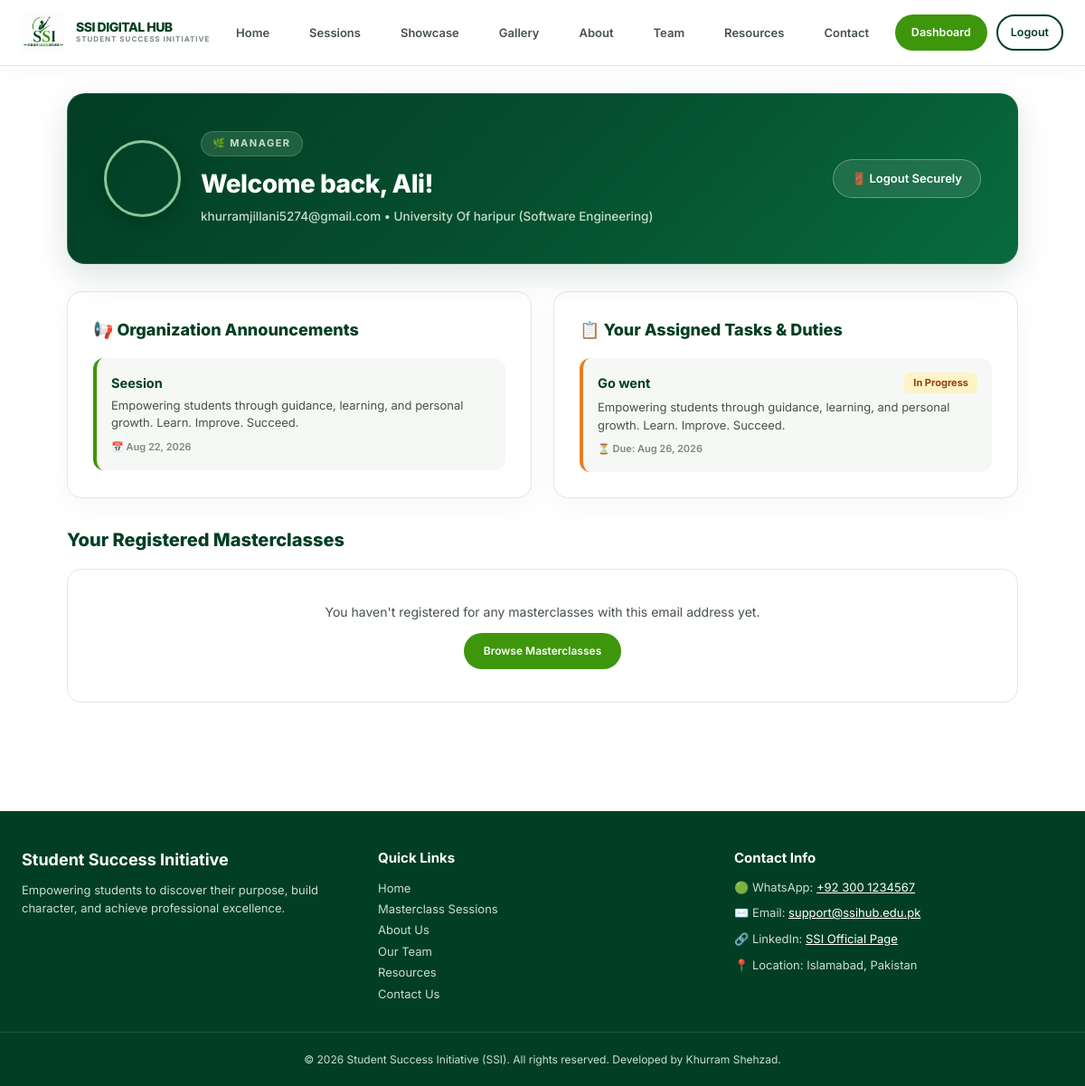
The app's page /dashboard/ (signed in) with its own data.
### core/models.py (models this page shows, shortened)
class TeamMember(models.Model):
    name = models.CharField(max_length=150)
    role = models.CharField(max_length=150)
    bio = models.TextField()
    photo = models.ImageField(upload_to='team_photos/', blank=True, null=True)
    linkedin_url = models.URLField(blank=True, null=True)
    order = models.PositiveIntegerField(default=0, help_text="Display order sequence")
    class Meta:
        ordering = ['order']

class StudentProfile(models.Model):
    user = models.OneToOneField(User, on_delete=models.CASCADE, related_name='profile')
    phone = models.CharField(max_length=50, blank=True, null=True)
    university = models.CharField(max_length=150, blank=True, null=True)
    department = models.CharField(max_length=150, blank=True, null=True)
    designation = models.CharField(max_length=100, default='Community Member', help_text="e.g. President, QA Lead, Member")
    profile_picture = models.ImageField(upload_to='profile_pics/', blank=True, null=True)

class Announcement(models.Model):
    title = models.CharField(max_length=200)
    content = models.TextField()
    created_at = models.DateTimeField(auto_now_add=True)

class TaskDuty(models.Model):
    STATUS_CHOICES = [
        ('Pending', 'Pending'),
        ('In Progress', 'In Progress'),
        ('Completed', 'Completed'),
    ]
    title = models.CharField(max_length=200)
    description = models.TextField()
    assigned_to = models.ForeignKey(User, on_delete=models.CASCADE, related_name='tasks', help_text="Select member to assign this task")
    status = models.CharField(max_length=50, choices=STATUS_CHOICES, default='Pending')
    due_date = models.DateField(blank=True, null=True)

### core/views.py (the view)
# urls.py: path('dashboard/', member_dashboard_view, name='member_dashboard'),
@login_required(login_url='member_login')
def member_dashboard_view(request):
    user_registrations = Registration.objects.filter(email=request.user.email)
    announcements = Announcement.objects.all().order_by('-created_at')
    user_tasks = TaskDuty.objects.filter(assigned_to=request.user)
    team_member_profile = TeamMember.objects.filter(name__iexact=request.user.username).first()
    context = {
        'user_registrations': user_registrations,
        'announcements': announcements,
        'user_tasks': user_tasks,
        'team_member_profile': team_member_profile,
    }
    return render(request, 'core/dashboard.html', context)

### templates/core/dashboard.html (shortened to what this page needs)
{% extends 'base.html' %}
{% block content %}
<section class="section" style="padding: 30px 0 60px 0;">
    <div class="container" style="max-width: 1100px;">
        <div style="background: linear-gradient(135deg, #023e24 0%, #054f2e 50%, #086b3d 100%); color: var(--white); padding: 40px; border-radius: 20px; margin-bottom: 30px; display: flex; justify-content: space-between; align-items: center; box-shadow: 0 12px 35px rgba(2,62,36,0.15); flex-wrap: wrap; gap: 24px; position: relative; overflow: hidden; border: 1px solid rgba(138, 198, 154, 0.2);">
            <div style="display: flex; align-items: center; gap: 22px; z-index: 1;">
                {% if team_member_profile and team_member_profile.photo %}
                <div style="width: 85px; height: 85px; border-radius: 50%; background-size: cover; background-position: center; border: 3px solid #8ac69a; box-shadow: 0 6px 20px rgba(0,0,0,0.2); background-image: url('{{ team_member_profile.photo.url }}');"></div>
                {% elif request.user.profile.profile_picture %}
                <div style="width: 85px; height: 85px; border-radius: 50%; background-size: cover; background-position: center; border: 3px solid #8ac69a; box-shadow: 0 6px 20px rgba(0,0,0,0.2); background-image: url('{{ request.user.profile.profile_picture.url }}');"></div>
                {% endif %}
                <div>
                    <div style="display: inline-block; background: rgba(138, 198, 154, 0.2); color: #c8dfcd; font-size: 11px; text-transform: uppercase; letter-spacing: 1.5px; padding: 4px 12px; border-radius: 20px; font-weight: 700; margin-bottom: 8px; border: 1px solid rgba(138, 198, 154, 0.3);">
                        🌿 {% if team_member_profile %}{{ team_member_profile.role }}{% else %}{{ request.user.profile.designation|default:"SSI Member" }}{% endif %}
                    </div>
                    <h2 style="font-size: 28px; color: var(--white); margin: 0 0 4px 0; font-weight: 800; letter-spacing: -0.5px;">Welcome back, {{ request.user.username }}!</h2>
                    <p style="color: #c8dfcd; font-size: 13.5px; margin: 0; font-weight: 500;">
                        {{ request.user.email }}
                        {% if request.user.profile.university %}• {{ request.user.profile.university }} ({{ request.user.profile.department }}){% endif %}
                    </p>
                </div>
            </div>
            <div style="z-index: 1;">
                <a href="{% url 'member_logout' %}" class="btn" style="background: rgba(255,255,255,0.1); color: var(--white); border: 1px solid rgba(255,255,255,0.3); font-size: 13px; padding: 10px 20px; border-radius: 30px; font-weight: 600;">
                    🚪 Logout Securely
                </a>
            </div>
        </div>
        <div style="display: grid; grid-template-columns: repeat(auto-fit, minmax(320px, 1fr)); gap: 24px; margin-bottom: 30px;">
            <div style="background: var(--white); padding: 28px; border-radius: 16px; border: 1px solid #e2e8e3; box-shadow: 0 8px 30px rgba(2, 62, 36, 0.04);">
                <h3 style="font-size: 18px; color: var(--deep-green); margin-bottom: 16px; font-weight: 800;">
                    📢 Organization Announcements
                </h3>
                {% if announcements %}
                <div style="display: flex; flex-direction: column; gap: 14px;">
                    {% for ann in announcements %}
                    <div style="background: var(--soft-gray); padding: 16px; border-radius: 12px; border-left: 4px solid var(--ssi-green);">
                        <div style="font-size: 14.5px; font-weight: 700; color: var(--deep-green); margin-bottom: 4px;">{{ ann.title }}</div>
                        <div style="font-size: 13px; color: #465248; line-height: 1.5; margin-bottom: 8px;">{{ ann.content }}</div>
                        <div style="font-size: 11px; color: #7a8a7c; font-weight: 600;">📅 {{ ann.created_at|date:"M d, Y" }}</div>
                    </div>
                    {% endfor %}
                </div>
                {% else %}
                <div style="padding: 20px; text-align: center; color: #7a8a7c; font-size: 13.5px; background: var(--soft-gray); border-radius: 10px;">
                    No organization announcements posted yet.
                </div>
                {% endif %}
            </div>
            <div style="background: var(--white); padding: 28px; border-radius: 16px; border: 1px solid #e2e8e3; box-shadow: 0 8px 30px rgba(2, 62, 36, 0.04);">
                <h3 style="font-size: 18px; color: var(--deep-green); margin-bottom: 16px; font-weight: 800;">
                    📋 Your Assigned Tasks & Duties
                </h3>
                {% if user_tasks %}
                <div style="display: flex; flex-direction: column; gap: 14px;">
                    {% for task in user_tasks %}
                    <div class="{% if task.status == 'Completed' %}task-card-completed{% else %}task-card-pending{% endif %}">
                        <div style="display: flex; justify-content: space-between; align-items: center; margin-bottom: 6px;">
                            <span style="font-size: 14.5px; font-weight: 700; color: var(--deep-green);">{{ task.title }}</span>
                            <span class="{% if task.status == 'Completed' %}badge-completed{% else %}badge-pending{% endif %}">{{ task.status }}</span>
                        </div>
                        <div style="font-size: 13px; color: #465248; line-height: 1.5; margin-bottom: 8px;">{{ task.description }}</div>
                        {% if task.due_date %}<div style="font-size: 11px; color: #7a8a7c; font-weight: 600;">⏳ Due: {{ task.due_date|date:"M d, Y" }}</div>{% endif %}
                    </div>
                    {% endfor %}
                </div>
                {% else %}
                <div style="padding: 20px; text-align: center; color: #7a8a7c; font-size: 13.5px; background: var(--soft-gray); border-radius: 10px;">
                    No tasks currently assigned to you.
                </div>
                {% endif %}
            </div>
        </div>
        <h3 style="font-size: 20px; color: var(--deep-green); margin-bottom: 16px; font-weight: 800;">Your Registered Masterclasses</h3>
        {% if user_registrations %}
        <div style="display: grid; grid-template-columns: repeat(auto-fit, minmax(300px, 1fr)); gap: 20px;">
            {% for reg in user_registrations %}
            <div style="background: var(--white); padding: 24px; border-radius: 16px; border: 1px solid #e2e8e3; box-shadow: 0 8px 30px rgba(2, 62, 36, 0.04);">
                <div style="display: flex; justify-content: space-between; align-items: center; margin-bottom: 10px;">
                    <span style="background: var(--light-green); color: var(--deep-green); font-size: 11px; font-weight: 700; padding: 3px 10px; border-radius: 6px;">Confirmed Seat</span>
                    <span style="font-size: 11.5px; color: var(--ssi-green); font-weight: 700;">{{ reg.registration_id }}</span>
                </div>
                <h4 style="font-size: 17px; color: var(--deep-green); margin: 0 0 6px 0; font-weight: 700;">{{ reg.session.title }}</h4>
                <p style="color: #465248; font-size: 13px; margin: 0 0 16px 0;">📅 Date: {{ reg.session.date|date:"M d, Y" }} at {{ reg.session.time|time:"P" }}</p>
                {% if reg.session.recording_url %}
                <a href="{{ reg.session.recording_url }}" target="_blank" class="btn btn-primary btn-sm btn-block" style="text-align: center; font-size: 12px; padding: 8px;">▶ Watch Recording</a>
                {% endif %}
            </div>
            {% endfor %}
        </div>
        {% else %}
        <div style="background: var(--white); padding: 36px; border-radius: 16px; border: 1px solid #e2e8e3; text-align: center; color: #465248;">
            <p style="margin: 0 0 12px 0; font-size: 14px;">You haven't registered for any masterclasses with this email address yet.</p>
            <a href="{% url 'sessions_list' %}" class="btn btn-primary btn-sm" style="font-size: 12px; padding: 8px 20px;">Browse Masterclasses</a>
        </div>
        {% endif %}
    </div>
</section>
{% endblock %}

### static/css/style.css (style rules this page uses)
:root { --deep-green: #023E24; --ssi-green: #3E960C; --soft-green: #579545; --light-green: #EAF4E5; --white: #FFFFFF; --soft-gray: #F6F8F6; --text: #17231C; --radius: 20px; --radius-sm: 10px; --shadow: 0 15px 35px rgba(2, 62, 36, 0.1); }
* { box-sizing: border-box; }
body { margin: 0; font-family: 'Inter', -apple-system, BlinkMacSystemFont, "Segoe UI", Roboto, sans-serif; color: var(--text); background: var(--white); line-height: 1.6; }
h1, h2, h3, h4, .brand, .btn, nav a { font-family: 'Inter', sans-serif; }
h1, h2, h3, h4 { color: var(--deep-green); margin-top: 0; font-weight: 700; }
a { color: inherit; text-decoration: none; }
.container { max-width: 1180px; margin: 0 auto; padding: 0 24px; }
.btn { display: inline-block; padding: 12px 26px; border-radius: 50px; font-weight: 600; font-size: 15px; cursor: pointer; border: 2px solid transparent; transition: transform .15s ease, box-shadow .15s ease, background .15s ease; text-align: center; }
.btn-primary { background: var(--ssi-green); color: var(--white); }
.btn-sm { padding: 8px 18px; font-size: 13px; }
.task-card-pending { background: var(--soft-gray); padding: 16px; border-radius: 12px; border-left: 4px solid #e67e22; }
.badge-pending { font-size: 11px; font-weight: 700; padding: 3px 10px; border-radius: 6px; background: #fef3c7; color: #92400e; }

### records on screen
TeamMember: role "MANAGER"
Announcement: title "Seesion", content "Empowering students through guidance, learning, and personal growth. Learn. Improve. Succeed.", created_at "Aug 22, 2026"
TaskDuty: title "Go went", status "In Progress", description "Empowering students through guidance, learning, and personal growth. Learn. Improve. Succeed.", due_date "Aug 26, 2026"

### other values on screen
{{ request.user.username }} "Ali"
{{ request.user.email }} "khurramjillani5274@gmail.com"
{{ request.user.profile.university }} "University Of haripur"
{{ request.user.profile.department }} "Software Engineering"
